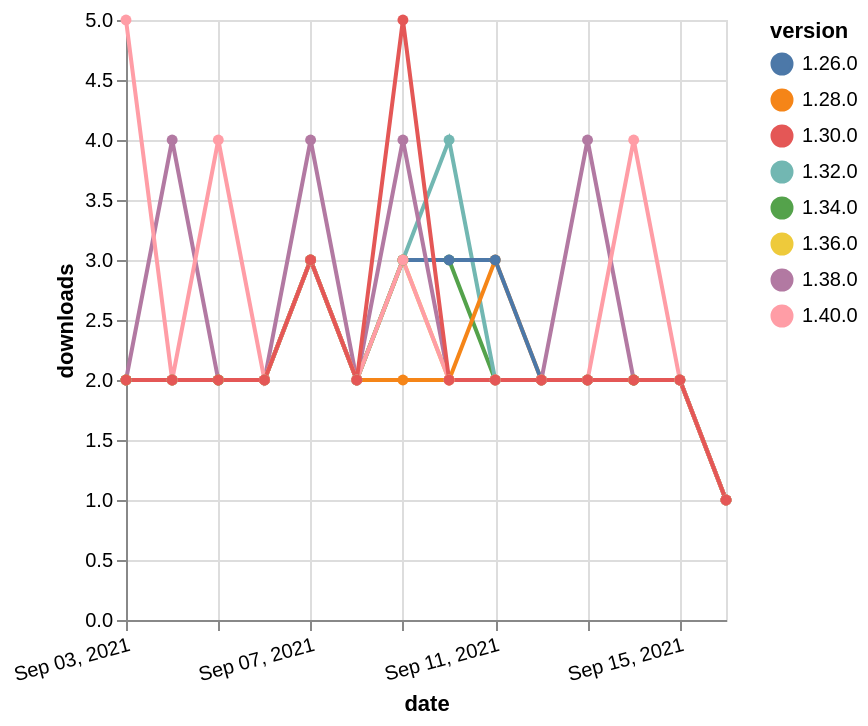

Vega-Lite specification for this chart:
### Vega-Lite specification from a JSON file in a GitHub repository (floating-point values rounded to 4 significant figures)
{"$schema": "https://vega.github.io/schema/vega-lite/v5.json", "description": "A simple bar chart with embedded data.", "data": {"values": [{"date": "2021-09-03", "total": 1501, "delta": 2, "version": "1.34.0"}, {"date": "2021-09-04", "total": 1503, "delta": 2, "version": "1.34.0"}, {"date": "2021-09-05", "total": 1505, "delta": 2, "version": "1.34.0"}, {"date": "2021-09-06", "total": 1507, "delta": 2, "version": "1.34.0"}, {"date": "2021-09-07", "total": 1510, "delta": 3, "version": "1.34.0"}, {"date": "2021-09-08", "total": 1512, "delta": 2, "version": "1.34.0"}, {"date": "2021-09-09", "total": 1515, "delta": 3, "version": "1.34.0"}, {"date": "2021-09-10", "total": 1518, "delta": 3, "version": "1.34.0"}, {"date": "2021-09-11", "total": 1520, "delta": 2, "version": "1.34.0"}, {"date": "2021-09-12", "total": 1522, "delta": 2, "version": "1.34.0"}, {"date": "2021-09-13", "total": 1524, "delta": 2, "version": "1.34.0"}, {"date": "2021-09-14", "total": 1526, "delta": 2, "version": "1.34.0"}, {"date": "2021-09-15", "total": 1528, "delta": 2, "version": "1.34.0"}, {"date": "2021-09-16", "total": 1529, "delta": 1, "version": "1.34.0"}, {"date": "2021-09-03", "total": 1716, "delta": 2, "version": "1.32.0"}, {"date": "2021-09-04", "total": 1718, "delta": 2, "version": "1.32.0"}, {"date": "2021-09-05", "total": 1720, "delta": 2, "version": "1.32.0"}, {"date": "2021-09-06", "total": 1722, "delta": 2, "version": "1.32.0"}, {"date": "2021-09-07", "total": 1725, "delta": 3, "version": "1.32.0"}, {"date": "2021-09-08", "total": 1727, "delta": 2, "version": "1.32.0"}, {"date": "2021-09-09", "total": 1730, "delta": 3, "version": "1.32.0"}, {"date": "2021-09-10", "total": 1734, "delta": 4, "version": "1.32.0"}, {"date": "2021-09-11", "total": 1736, "delta": 2, "version": "1.32.0"}, {"date": "2021-09-12", "total": 1738, "delta": 2, "version": "1.32.0"}, {"date": "2021-09-13", "total": 1740, "delta": 2, "version": "1.32.0"}, {"date": "2021-09-14", "total": 1742, "delta": 2, "version": "1.32.0"}, {"date": "2021-09-15", "total": 1744, "delta": 2, "version": "1.32.0"}, {"date": "2021-09-16", "total": 1745, "delta": 1, "version": "1.32.0"}, {"date": "2021-09-03", "total": 2260, "delta": 2, "version": "1.28.0"}, {"date": "2021-09-04", "total": 2262, "delta": 2, "version": "1.28.0"}, {"date": "2021-09-05", "total": 2264, "delta": 2, "version": "1.28.0"}, {"date": "2021-09-06", "total": 2266, "delta": 2, "version": "1.28.0"}, {"date": "2021-09-07", "total": 2269, "delta": 3, "version": "1.28.0"}, {"date": "2021-09-08", "total": 2271, "delta": 2, "version": "1.28.0"}, {"date": "2021-09-09", "total": 2273, "delta": 2, "version": "1.28.0"}, {"date": "2021-09-10", "total": 2275, "delta": 2, "version": "1.28.0"}, {"date": "2021-09-11", "total": 2278, "delta": 3, "version": "1.28.0"}, {"date": "2021-09-12", "total": 2280, "delta": 2, "version": "1.28.0"}, {"date": "2021-09-13", "total": 2282, "delta": 2, "version": "1.28.0"}, {"date": "2021-09-14", "total": 2284, "delta": 2, "version": "1.28.0"}, {"date": "2021-09-15", "total": 2286, "delta": 2, "version": "1.28.0"}, {"date": "2021-09-16", "total": 2287, "delta": 1, "version": "1.28.0"}, {"date": "2021-09-03", "total": 2422, "delta": 2, "version": "1.26.0"}, {"date": "2021-09-04", "total": 2424, "delta": 2, "version": "1.26.0"}, {"date": "2021-09-05", "total": 2426, "delta": 2, "version": "1.26.0"}, {"date": "2021-09-06", "total": 2428, "delta": 2, "version": "1.26.0"}, {"date": "2021-09-07", "total": 2431, "delta": 3, "version": "1.26.0"}, {"date": "2021-09-08", "total": 2433, "delta": 2, "version": "1.26.0"}, {"date": "2021-09-09", "total": 2436, "delta": 3, "version": "1.26.0"}, {"date": "2021-09-10", "total": 2439, "delta": 3, "version": "1.26.0"}, {"date": "2021-09-11", "total": 2442, "delta": 3, "version": "1.26.0"}, {"date": "2021-09-12", "total": 2444, "delta": 2, "version": "1.26.0"}, {"date": "2021-09-13", "total": 2446, "delta": 2, "version": "1.26.0"}, {"date": "2021-09-14", "total": 2448, "delta": 2, "version": "1.26.0"}, {"date": "2021-09-15", "total": 2450, "delta": 2, "version": "1.26.0"}, {"date": "2021-09-16", "total": 2451, "delta": 1, "version": "1.26.0"}, {"date": "2021-09-03", "total": 739, "delta": 2, "version": "1.38.0"}, {"date": "2021-09-04", "total": 743, "delta": 4, "version": "1.38.0"}, {"date": "2021-09-05", "total": 745, "delta": 2, "version": "1.38.0"}, {"date": "2021-09-06", "total": 747, "delta": 2, "version": "1.38.0"}, {"date": "2021-09-07", "total": 751, "delta": 4, "version": "1.38.0"}, {"date": "2021-09-08", "total": 753, "delta": 2, "version": "1.38.0"}, {"date": "2021-09-09", "total": 757, "delta": 4, "version": "1.38.0"}, {"date": "2021-09-10", "total": 759, "delta": 2, "version": "1.38.0"}, {"date": "2021-09-11", "total": 761, "delta": 2, "version": "1.38.0"}, {"date": "2021-09-12", "total": 763, "delta": 2, "version": "1.38.0"}, {"date": "2021-09-13", "total": 767, "delta": 4, "version": "1.38.0"}, {"date": "2021-09-14", "total": 769, "delta": 2, "version": "1.38.0"}, {"date": "2021-09-15", "total": 771, "delta": 2, "version": "1.38.0"}, {"date": "2021-09-16", "total": 772, "delta": 1, "version": "1.38.0"}, {"date": "2021-09-03", "total": 1048, "delta": 2, "version": "1.36.0"}, {"date": "2021-09-04", "total": 1050, "delta": 2, "version": "1.36.0"}, {"date": "2021-09-05", "total": 1052, "delta": 2, "version": "1.36.0"}, {"date": "2021-09-06", "total": 1054, "delta": 2, "version": "1.36.0"}, {"date": "2021-09-07", "total": 1057, "delta": 3, "version": "1.36.0"}, {"date": "2021-09-08", "total": 1059, "delta": 2, "version": "1.36.0"}, {"date": "2021-09-09", "total": 1062, "delta": 3, "version": "1.36.0"}, {"date": "2021-09-10", "total": 1064, "delta": 2, "version": "1.36.0"}, {"date": "2021-09-11", "total": 1066, "delta": 2, "version": "1.36.0"}, {"date": "2021-09-12", "total": 1068, "delta": 2, "version": "1.36.0"}, {"date": "2021-09-13", "total": 1070, "delta": 2, "version": "1.36.0"}, {"date": "2021-09-14", "total": 1072, "delta": 2, "version": "1.36.0"}, {"date": "2021-09-15", "total": 1074, "delta": 2, "version": "1.36.0"}, {"date": "2021-09-16", "total": 1075, "delta": 1, "version": "1.36.0"}, {"date": "2021-09-03", "total": 241, "delta": 5, "version": "1.40.0"}, {"date": "2021-09-04", "total": 243, "delta": 2, "version": "1.40.0"}, {"date": "2021-09-05", "total": 247, "delta": 4, "version": "1.40.0"}, {"date": "2021-09-06", "total": 249, "delta": 2, "version": "1.40.0"}, {"date": "2021-09-07", "total": 252, "delta": 3, "version": "1.40.0"}, {"date": "2021-09-08", "total": 254, "delta": 2, "version": "1.40.0"}, {"date": "2021-09-09", "total": 257, "delta": 3, "version": "1.40.0"}, {"date": "2021-09-10", "total": 259, "delta": 2, "version": "1.40.0"}, {"date": "2021-09-11", "total": 261, "delta": 2, "version": "1.40.0"}, {"date": "2021-09-12", "total": 263, "delta": 2, "version": "1.40.0"}, {"date": "2021-09-13", "total": 265, "delta": 2, "version": "1.40.0"}, {"date": "2021-09-14", "total": 269, "delta": 4, "version": "1.40.0"}, {"date": "2021-09-15", "total": 271, "delta": 2, "version": "1.40.0"}, {"date": "2021-09-16", "total": 272, "delta": 1, "version": "1.40.0"}, {"date": "2021-09-03", "total": 2107, "delta": 2, "version": "1.30.0"}, {"date": "2021-09-04", "total": 2109, "delta": 2, "version": "1.30.0"}, {"date": "2021-09-05", "total": 2111, "delta": 2, "version": "1.30.0"}, {"date": "2021-09-06", "total": 2113, "delta": 2, "version": "1.30.0"}, {"date": "2021-09-07", "total": 2116, "delta": 3, "version": "1.30.0"}, {"date": "2021-09-08", "total": 2118, "delta": 2, "version": "1.30.0"}, {"date": "2021-09-09", "total": 2123, "delta": 5, "version": "1.30.0"}, {"date": "2021-09-10", "total": 2125, "delta": 2, "version": "1.30.0"}, {"date": "2021-09-11", "total": 2127, "delta": 2, "version": "1.30.0"}, {"date": "2021-09-12", "total": 2129, "delta": 2, "version": "1.30.0"}, {"date": "2021-09-13", "total": 2131, "delta": 2, "version": "1.30.0"}, {"date": "2021-09-14", "total": 2133, "delta": 2, "version": "1.30.0"}, {"date": "2021-09-15", "total": 2135, "delta": 2, "version": "1.30.0"}, {"date": "2021-09-16", "total": 2136, "delta": 1, "version": "1.30.0"}]}, "width": "container", "mark": {"type": "line", "point": {"filled": true}}, "encoding": {"x": {"field": "date", "type": "temporal", "timeUnit": "yearmonthdate", "title": "date", "axis": {"labelAngle": -15}}, "y": {"field": "delta", "type": "quantitative", "title": "downloads"}, "color": {"field": "version", "type": "nominal"}, "tooltip": {"field": "delta"}}}
